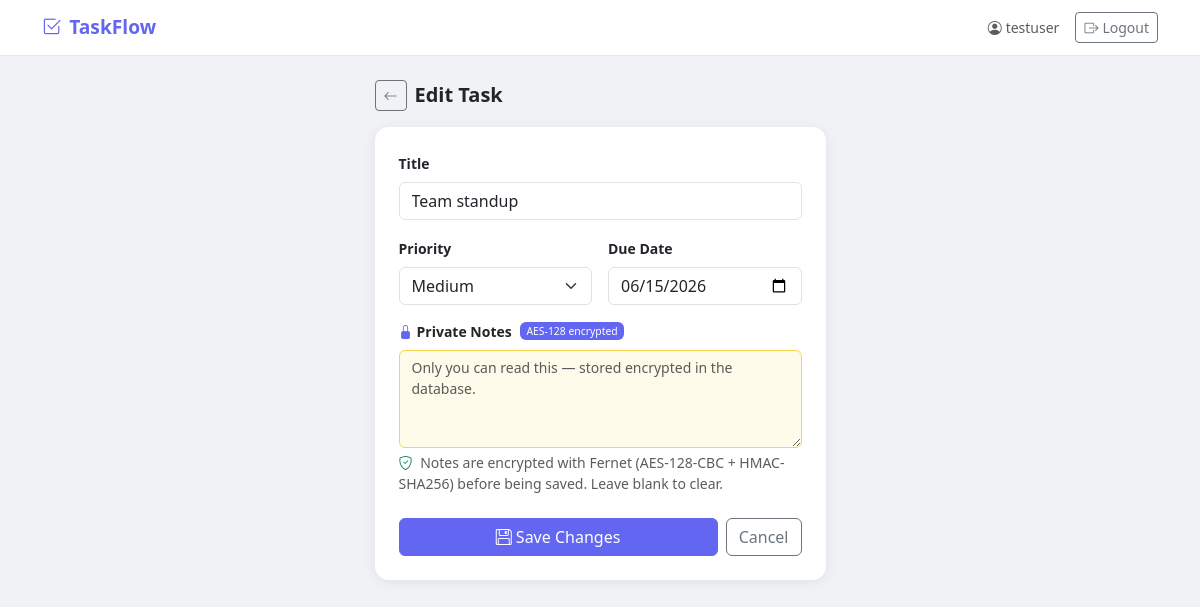
The app's page /edit/2 (signed in) with its own data.
### tables this page shows
CREATE TABLE users (
                id            INTEGER PRIMARY KEY AUTOINCREMENT,
                username      TEXT    UNIQUE NOT NULL,
                email         TEXT    UNIQUE NOT NULL,
                password_hash TEXT    NOT NULL,
                created_at    DATETIME DEFAULT CURRENT_TIMESTAMP
            );

CREATE TABLE todos (
                id         INTEGER PRIMARY KEY AUTOINCREMENT,
                user_id    INTEGER NOT NULL,
                title      TEXT    NOT NULL,
                done       INTEGER NOT NULL DEFAULT 0,
                priority   TEXT    NOT NULL DEFAULT 'medium',
                due_date   TEXT,
                notes_enc  TEXT,
                created_at DATETIME DEFAULT CURRENT_TIMESTAMP,
                FOREIGN KEY (user_id) REFERENCES users(id)
            );

### app.py (the view, shortened to what this page needs)
@app.route("/edit/<int:todo_id>", methods=["GET", "POST"])
@login_required
def edit(todo_id):
    with get_db() as conn:
        todo = conn.execute(
            "SELECT * FROM todos WHERE id=? AND user_id=?",
            (todo_id, current_user.id),
        ).fetchone()
    if not todo:
        return redirect(url_for("index"))
    notes_dec = decrypt(todo["notes_enc"]) if todo["notes_enc"] else ""
    return render_template("edit.html", todo=todo, notes=notes_dec)

### app.py (called while the page is built)
def get_db():
    conn = sqlite3.connect(DB)
    conn.row_factory = sqlite3.Row
    return conn

@login_manager.user_loader
def load_user(user_id):
    with get_db() as conn:
        row = conn.execute("SELECT * FROM users WHERE id=?", (user_id,)).fetchone()
    return User(row) if row else None

### templates/edit.html (shortened to what this page needs)
{% extends "base.html" %}
{% block content %}
<div class="row justify-content-center">
  <div class="col-12 col-md-7 col-lg-5">
    <div class="d-flex align-items-center gap-2 mb-3">
      <a href="{{ url_for('index') }}" class="btn btn-sm btn-outline-secondary">
        <i class="bi bi-arrow-left"></i>
      </a>
      <h5 class="mb-0 fw-bold">Edit Task</h5>
    </div>
    <div class="app-card card p-4">
      <form method="POST">
        <div class="mb-3">
          <label class="form-label fw-semibold small">Title</label>
          <input type="text" name="title" class="form-control"
                 value="{{ todo.title }}" required autofocus />
        </div>
        <div class="row g-3 mb-3">
          <div class="col-6">
            <label class="form-label fw-semibold small">Priority</label>
            <select name="priority" class="form-select">
              <option value="medium" {% if todo.priority == 'medium' %}selected{% endif %}>Medium</option>
            </select>
          </div>
          <div class="col-6">
            <label class="form-label fw-semibold small">Due Date</label>
            <input type="date" name="due_date" class="form-control"
                   value="{{ todo.due_date or '' }}" />
          </div>
        </div>
        <div class="mb-4">
          <label class="form-label fw-semibold small d-flex align-items-center gap-1">
            <i class="bi bi-lock-fill" style="color:var(--brand)"></i>
            Private Notes
            <span class="badge ms-1 fw-normal" style="background:var(--brand);font-size:.65rem">
              AES-128 encrypted
            </span>
          </label>
          <textarea name="notes" class="form-control notes-input" rows="4"
                    placeholder="Only you can read this — stored encrypted in the database.">{{ notes }}</textarea>
          <div class="form-text">
            <i class="bi bi-shield-check text-success me-1"></i>
            Notes are encrypted with Fernet (AES-128-CBC + HMAC-SHA256) before being saved.
            Leave blank to clear.
          </div>
        </div>
        <div class="d-flex gap-2">
          <button type="submit" class="btn btn-brand flex-grow-1">
            <i class="bi bi-floppy me-1"></i>Save Changes
          </button>
          <a href="{{ url_for('index') }}" class="btn btn-outline-secondary">Cancel</a>
        </div>
      </form>
    </div>
  </div>
</div>
{% endblock %}

### templates/base.html (shortened to what this page needs)
<!DOCTYPE html>
<html lang="en">
<head>
  <link href="https://cdn.jsdelivr.net/npm/bootstrap@5.3.3/dist/css/bootstrap.min.css" rel="stylesheet" />
  <link href="https://cdn.jsdelivr.net/npm/bootstrap-icons@1.11.3/font/bootstrap-icons.min.css" rel="stylesheet" />
</head>
<body>
<nav class="navbar navbar-light bg-white mb-4">
  <div class="container-lg">
    <a class="navbar-brand" href="{{ url_for('index') if current_user.is_authenticated else url_for('login') }}">
      <i class="bi bi-check2-square me-2"></i>TaskFlow
    </a>
    {% if current_user.is_authenticated %}
    <div class="d-flex align-items-center gap-3">
      <span class="text-muted small d-none d-sm-inline">
        <i class="bi bi-person-circle me-1"></i>{{ current_user.username }}
      </span>
      <a href="{{ url_for('logout') }}" class="btn btn-sm btn-outline-secondary">
        <i class="bi bi-box-arrow-right me-1"></i>Logout
      </a>
    </div>
    {% endif %}
  </div>
</nav>
<div class="container-lg pb-5">
  {% block content %}{% endblock %}
</div>
</body>
</html>

### templates/base.html (style rules this page uses)
:root { --brand: #6366f1; --brand-dark: #4f46e5; }
body { background: #f0f2f5; min-height: 100vh; }
.navbar { border-bottom: 1px solid #e5e7eb; }
.navbar-brand { color: var(--brand) !important; font-weight: 700; font-size: 1.2rem; }
.btn-brand { background: var(--brand); border-color: var(--brand); color: #fff; }
.app-card { border-radius: 14px; overflow: hidden; box-shadow: 0 2px 14px rgba(0,0,0,.07); border: none; }
.notes-input { background: #fffbeb; border-color: #fcd34d; font-size: .875rem; }

### records on screen
users: username "testuser"
todos: title "Team standup", priority "Medium", due_date "06/15/2026"
